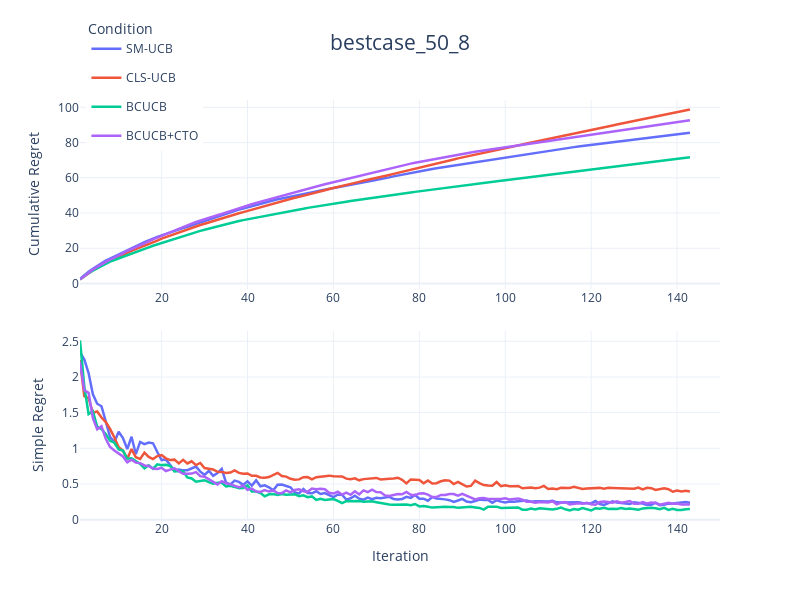

Notebook code cell kept with this figure:
### Code cell
import pandas as pd
import plotly.graph_objects as go
import plotly.express as px
from plotly.subplots import make_subplots
import plotly.io as pio
import os
import numpy as np

text = "bestcase"

# 定义文件夹路径
data_folder = os.path.join('Data', text)

# 定义文件列表 - Simple Regret来自pre文件，Cumulative Regret来自原始文件
simple_regret_files = ['50_8_smallest_pre.csv','50_8_cluster_pre.csv', '50_8_dynamic_pre.csv', '50_8_cyclic_pre.csv']
cumulative_regret_files = ['50_8_smallest.csv','50_8_cluster.csv','50_8_dynamic.csv', '50_8_cyclic.csv']

curve_names = ['SM-UCB','CLS-UCB', 'BCUCB', 'BCUCB+CTO']
colors = px.colors.qualitative.Plotly[:len(curve_names)] 

# 创建DataFrame存储Simple Regret和Cumulative Regret
simple_regret_data = pd.DataFrame()
cumulative_regret_data = pd.DataFrame()

# 加载Simple Regret数据（来自pre文件）
for file, name in zip(simple_regret_files, curve_names):
    file_path = os.path.join(data_folder, file)
    df = pd.read_csv(file_path, index_col='Repetition')
    
    # 计算每个step的均值（Simple Regret）
    mean_results = df.mean(axis=0)
    
    # 添加到Simple Regret DataFrame
    temp_df = pd.DataFrame({
        'Iter': range(1, 151),
        'Value': mean_results.values,
        'Condition': name
    })
    simple_regret_data = pd.concat([simple_regret_data, temp_df])

# 加载Cumulative Regret数据（来自原始文件）
for file, name in zip(cumulative_regret_files, curve_names):
    file_path = os.path.join(data_folder, file)
    df = pd.read_csv(file_path, index_col='Repetition')
    
    # 计算每个step的均值
    mean_results = df.mean(axis=0)
    
    # 计算Cumulative Regret
    cumsum_results = np.cumsum(mean_results.values)
    temp_df = pd.DataFrame({
        'Iter': range(1, 151),
        'Value': cumsum_results,
        'Condition': name
    })
    cumulative_regret_data = pd.concat([cumulative_regret_data, temp_df])

# 创建子图（2行1列，垂直排列）- 删除子图标题
fig = make_subplots(
    rows=2, cols=1,
    vertical_spacing=0.1
    # 删除了 subplot_titles 参数
)

# 第一子图：Cumulative Regret（来自原始文件）- 先画Cumulative Regret
for i, condition in enumerate(curve_names):
    cumsum_df = cumulative_regret_data[cumulative_regret_data['Condition'] == condition]
    fig.add_trace(
        go.Scatter(
            x=cumsum_df['Iter'],
            y=cumsum_df['Value'],
            name=condition,
            legendgroup=condition,
            showlegend=True,  # 在第一子图显示图例
            line=dict(color=colors[i],width=2.5),
            meta=[condition],
            hovertemplate="Iter: %{x}<br>Cumulative Regret: %{y:.4f}<br>Condition: %{meta[0]}<extra></extra>"
        ),
        row=1, col=1  # Cumulative Regret放在第一行
    )

# 第二子图：Obs-based Simple Regret（来自pre文件）
for i, condition in enumerate(curve_names):
    simple_df = simple_regret_data[simple_regret_data['Condition'] == condition]
    fig.add_trace(
        go.Scatter(
            x=simple_df['Iter'],
            y=simple_df['Value'],
            name=condition,
            legendgroup=condition,
            showlegend=False,  # 避免重复图例
            line=dict(color=colors[i],width=2.5),
            meta=[condition],
            hovertemplate="Iter: %{x}<br>Simple Regret: %{y:.4f}<br>Condition: %{meta[0]}<extra></extra>"
        ),
        row=2, col=1  # Simple Regret放在第二行
    )

# 更新布局
fig.update_layout(
    title_text=text+"_50_8",
    title_x=0.5,
    title_font=dict(size=21),
    height=600,
    width=800,
    template='plotly_white',
    legend_title_text='Condition',
    legend=dict(yanchor="top", y=1.2, xanchor="left", x=0.01)
)

# 更新Y轴和X轴标签
fig.update_yaxes(title_text="Cumulative Regret", row=1, col=1)  # 第一子图Y轴标签
fig.update_yaxes(title_text="Simple Regret", row=2, col=1)      # 第二子图Y轴标签
fig.update_xaxes(title_text="Iteration", row=2, col=1)          # 仅底部子图显示X轴标签

# 显示图形
fig.show()

# 保存为HTML文件（可选）
# pio.write_html(fig, 'combined_simple_cumulative_plot.html')
#fig.write_image(text+"_50_8", format="png", width=800, height=600, scale=3)

### Figure 1 — Plotly figure (JSON) as saved in the notebook; plotly's stock layout.template omitted (floating-point values rounded to 4 significant figures; data arrays with more than 128 entries replaced by an {"elided": "..."} marker saying what was removed)
{"data": [{"hovertemplate": "Iter: %{x}<br>Cumulative Regret: %{y:.4f}<br>Condition: %{meta[0]}<extra></extra>", "legendgroup": "SM-UCB", "line": {"color": "#636EFA", "width": 2.5}, "meta": ["SM-UCB"], "name": "SM-UCB", "showlegend": true, "type": "scatter", "x": {"elided": "150 int values"}, "xaxis": "x", "y": {"elided": "150 float values"}, "yaxis": "y"}, {"hovertemplate": "Iter: %{x}<br>Cumulative Regret: %{y:.4f}<br>Condition: %{meta[0]}<extra></extra>", "legendgroup": "CLS-UCB", "line": {"color": "#EF553B", "width": 2.5}, "meta": ["CLS-UCB"], "name": "CLS-UCB", "showlegend": true, "type": "scatter", "x": {"elided": "150 int values"}, "xaxis": "x", "y": {"elided": "150 float values"}, "yaxis": "y"}, {"hovertemplate": "Iter: %{x}<br>Cumulative Regret: %{y:.4f}<br>Condition: %{meta[0]}<extra></extra>", "legendgroup": "BCUCB", "line": {"color": "#00CC96", "width": 2.5}, "meta": ["BCUCB"], "name": "BCUCB", "showlegend": true, "type": "scatter", "x": {"elided": "150 int values"}, "xaxis": "x", "y": {"elided": "150 float values"}, "yaxis": "y"}, {"hovertemplate": "Iter: %{x}<br>Cumulative Regret: %{y:.4f}<br>Condition: %{meta[0]}<extra></extra>", "legendgroup": "BCUCB+CTO", "line": {"color": "#AB63FA", "width": 2.5}, "meta": ["BCUCB+CTO"], "name": "BCUCB+CTO", "showlegend": true, "type": "scatter", "x": {"elided": "150 int values"}, "xaxis": "x", "y": {"elided": "150 float values"}, "yaxis": "y"}, {"hovertemplate": "Iter: %{x}<br>Simple Regret: %{y:.4f}<br>Condition: %{meta[0]}<extra></extra>", "legendgroup": "SM-UCB", "line": {"color": "#636EFA", "width": 2.5}, "meta": ["SM-UCB"], "name": "SM-UCB", "showlegend": false, "type": "scatter", "x": {"elided": "150 int values"}, "xaxis": "x2", "y": {"elided": "150 float values"}, "yaxis": "y2"}, {"hovertemplate": "Iter: %{x}<br>Simple Regret: %{y:.4f}<br>Condition: %{meta[0]}<extra></extra>", "legendgroup": "CLS-UCB", "line": {"color": "#EF553B", "width": 2.5}, "meta": ["CLS-UCB"], "name": "CLS-UCB", "showlegend": false, "type": "scatter", "x": {"elided": "150 int values"}, "xaxis": "x2", "y": {"elided": "150 float values"}, "yaxis": "y2"}, {"hovertemplate": "Iter: %{x}<br>Simple Regret: %{y:.4f}<br>Condition: %{meta[0]}<extra></extra>", "legendgroup": "BCUCB", "line": {"color": "#00CC96", "width": 2.5}, "meta": ["BCUCB"], "name": "BCUCB", "showlegend": false, "type": "scatter", "x": {"elided": "150 int values"}, "xaxis": "x2", "y": {"elided": "150 float values"}, "yaxis": "y2"}, {"hovertemplate": "Iter: %{x}<br>Simple Regret: %{y:.4f}<br>Condition: %{meta[0]}<extra></extra>", "legendgroup": "BCUCB+CTO", "line": {"color": "#AB63FA", "width": 2.5}, "meta": ["BCUCB+CTO"], "name": "BCUCB+CTO", "showlegend": false, "type": "scatter", "x": {"elided": "150 int values"}, "xaxis": "x2", "y": {"elided": "150 float values"}, "yaxis": "y2"}], "layout": {"height": 600, "legend": {"title": {"text": "Condition"}, "x": 0.01, "xanchor": "left", "y": 1.2, "yanchor": "top"}, "title": {"font": {"size": 21}, "text": "bestcase_50_8", "x": 0.5}, "width": 800, "xaxis": {"anchor": "y", "domain": [0, 1]}, "xaxis2": {"anchor": "y2", "domain": [0, 1], "title": {"text": "Iteration"}}, "yaxis": {"anchor": "x", "domain": [0.55, 1], "title": {"text": "Cumulative Regret"}}, "yaxis2": {"anchor": "x2", "domain": [0, 0.45], "title": {"text": "Simple Regret"}}}}
